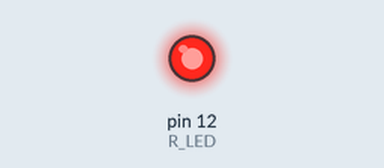
The sketch below on a simulated Arduino Uno, built with avr-gcc and run on an emulated ATmega328P. Parts: output pins drawn as LEDs (lit = HIGH).

Above: at 0.5 s.
At 5.0 s:
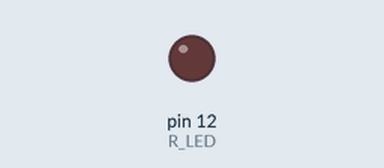
Timing chart, 0 to 6.9 s (numbered marks = the images above):
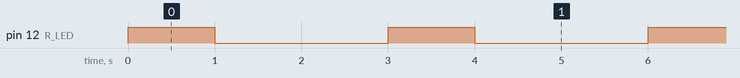

Measured:
- by itself, pin 12 (R_LED): alternates HIGH for 1.0 s and LOW for 2.0 s

The sketch:

KY_016_RGB.ino
```cpp
int R_LED = 12;
int G_LED = 11;
int B_LED = 10;

void setup() {
  // put your setup code here, to run once:
  pinMode(R_LED, OUTPUT);
}

void loop() {
  // put your main code here, to run repeatedly:
  digitalWrite(R_LED, HIGH);
  delay(1000);
  digitalWrite(R_LED, LOW);

  digitalWrite(G_LED, HIGH);
  delay(1000);
  digitalWrite(G_LED, LOW);

  digitalWrite(B_LED, HIGH);
  delay(1000);
  digitalWrite(B_LED, LOW);
}
```
